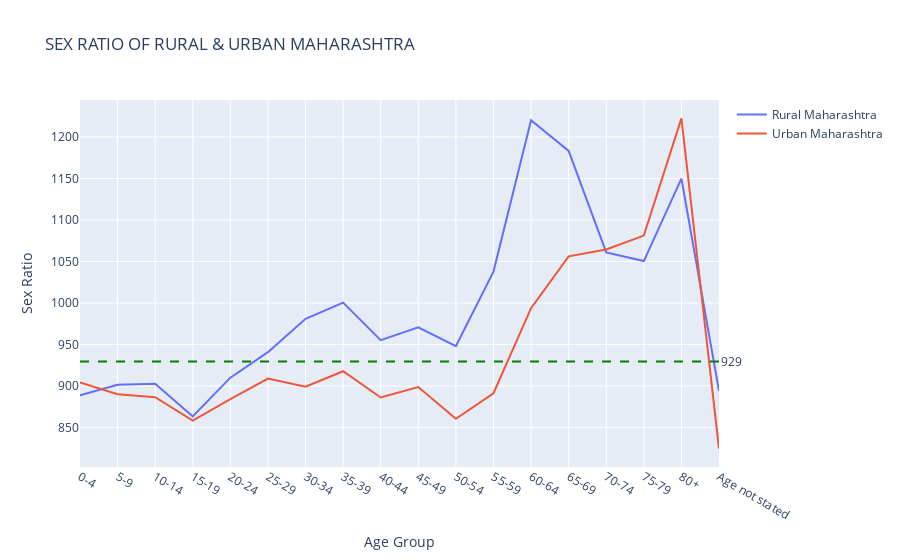

The cell this chart's notebook holds for it:
### Code cell
sr_rural_barchart = go.Figure()

sr_rural_barchart.add_trace(go.Scatter(x=sr_rural["Ages"],
                                      y=sr_rural["Rural_SR"],
                                      mode='lines',
                                      name="Rural Maharashtra")
                           )
sr_rural_barchart.add_trace(go.Scatter(x=sr_urban["Ages"],
                                      y=sr_urban["Urban_SR"],
                                      mode='lines',
                                      name="Urban Maharashtra")
                           )

sr_rural_barchart.add_hline(y=sex_ratio,
                           line_dash='dash',
                           line_color="green",
                           annotation_text=f"{int(sex_ratio)}",
                           annotation_position = "right")

sr_rural_barchart.update_layout(title=(f"Sex Ratio of Rural & Urban {name_of_state}").upper(),
                               
                               xaxis = dict(
                                    title = "Age Group"
                            ),
                                yaxis = dict(
                                    title = "Sex Ratio"
                            )
                               )

### Figure 1 — Plotly figure (JSON) as saved in the notebook; plotly's stock layout.template omitted (floating-point values rounded to 4 significant figures)
{"data": [{"mode": "lines", "name": "Rural Maharashtra", "type": "scatter", "x": ["0-4", "5-9", "10-14", "15-19", "20-24", "25-29", "30-34", "35-39", "40-44", "45-49", "50-54", "55-59", "60-64", "65-69", "70-74", "75-79", "80+", "Age not stated"], "y": [888.8, 901.4, 902.6, 863.3, 910.0, 940.7, 980.9, 1000.0, 955.2, 970.6, 947.9, 1038.0, 1220.0, 1183.0, 1061.0, 1051.0, 1150.0, 894.1]}, {"mode": "lines", "name": "Urban Maharashtra", "type": "scatter", "x": ["0-4", "5-9", "10-14", "15-19", "20-24", "25-29", "30-34", "35-39", "40-44", "45-49", "50-54", "55-59", "60-64", "65-69", "70-74", "75-79", "80+", "Age not stated"], "y": [904.3, 890.1, 886.4, 858.2, 884.1, 908.8, 899.0, 917.8, 886.1, 898.8, 860.4, 891.2, 993.8, 1056.0, 1065.0, 1081.0, 1222.0, 824.5]}], "layout": {"annotations": [{"showarrow": false, "text": "929", "x": 1, "xanchor": "left", "xref": "x domain", "y": 929.4, "yanchor": "middle", "yref": "y"}], "shapes": [{"line": {"color": "green", "dash": "dash"}, "type": "line", "x0": 0, "x1": 1, "xref": "x domain", "y0": 929.4, "y1": 929.4, "yref": "y"}], "title": {"text": "SEX RATIO OF RURAL & URBAN MAHARASHTRA"}, "xaxis": {"title": {"text": "Age Group"}}, "yaxis": {"title": {"text": "Sex Ratio"}}}}
